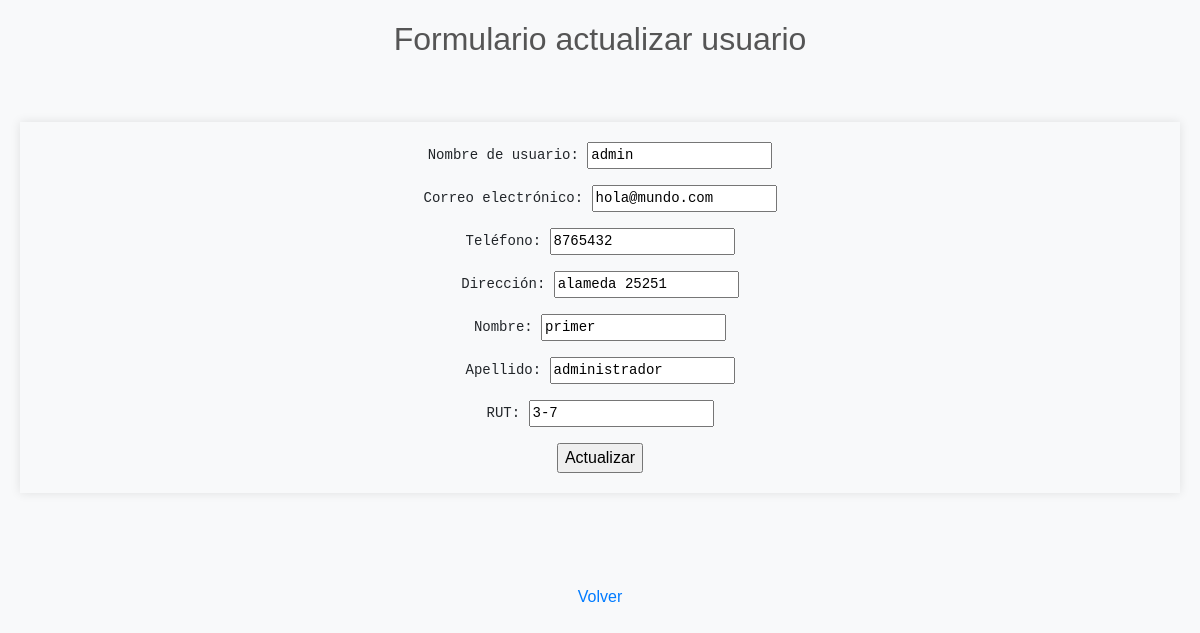
Page /processes/update_user/4/ on the committed database.
### processes/models.py (models this page shows, shortened)
class CustomUser(AbstractUser):
    is_client = models.BooleanField(default=False)
    is_admin = models.BooleanField(default=False)
    nombre = models.CharField(max_length=100, blank=True, null=True)
    apellido = models.CharField(max_length=100, blank=True, null=True)
    rut = models.CharField(max_length=20, blank=True, null=True)
    telefono = models.CharField(max_length=20, blank=True, null=True)
    direccion = models.CharField(max_length=255, blank=True, null=True)

### processes/views.py (the view)
# urls.py: path('update_user/', views.update_user, name='update_user'),
def update_user(request, user_id):
    user = get_object_or_404(CustomUser, id=user_id)
    if request.method == "POST":
        form = ActualizacionCustomUserForm(request.POST, instance=user)
        if form.is_valid():
            form.save()
            messages.success(request, "Perfil actualizado.")
            return redirect('manage_users')
        else:
            messages.error(request, "Por favor corrige los errores a continuación.")
            context = {'form': form, 'user': user}
            return render(request, 'processes/update_user.html', context)
    else:
        form = ActualizacionCustomUserForm(instance=user)
        context = {'form': form, 'user': user}
        return render(request, 'processes/update_user.html', context)

### processes/forms.py (shortened to what this page needs)
class ActualizacionCustomUserForm(forms.ModelForm):
    class Meta:
        model = CustomUser
        fields = ['username', 'email', 'telefono', 'direccion', 'nombre', 'apellido', 'rut']
    def __init__(self, *args, **kwargs):
        super().__init__(*args, **kwargs)
        self.fields['telefono'].required = False
        self.fields['direccion'].required = False
        self.fields['nombre'].required = False
        self.fields['apellido'].required = False
        self.fields['rut'].required = False

### processes/templates/processes/update_user.html (shortened to what this page needs)
<!DOCTYPE html>
<html lang="es">
<head>
    {% load static %}
    <link href="https://maxcdn.bootstrapcdn.com/bootstrap/4.5.2/css/bootstrap.min.css" rel="stylesheet">
    <link rel="stylesheet" type="text/css" href="{% static 'style.css' %}">
</head>
<body>
    <div style="text-align: center;">
        {% if user %}
            <h2>Formulario actualizar usuario</h2><br>
            <form action="{% url 'update_user' user.id %}" method="POST">
                <pre>Nombre de usuario: <input type="text" name="username" value="{{ user.username }}"></pre>
                <pre>Correo electrónico: <input type="text" name="email" value="{{ user.email }}"></pre>
                <pre>Teléfono: <input type="text" name="telefono" value="{{ user.telefono }}"></pre>
                <pre>Dirección: <input type="text" name="direccion" value="{{ user.direccion }}"></pre>
                <pre>Nombre: <input type="text" name="nombre" value="{{ user.nombre }}"></pre>
                <pre>Apellido: <input type="text" name="apellido" value="{{ user.apellido }}"></pre>
                <pre>RUT: <input type="text" name="rut" value="{{ user.rut }}"></pre>
                <input type="submit" value="Actualizar">
            </form><br>
        {% endif %}
        <br>
        <br>
        <a href="{% url 'manage_users' %}">Volver</a>
    </div>
</body>
</html>

### static/style.css (style rules this page uses)
body { font-family: Arial, sans-serif; background-color: #f8f9fa; color: #333; padding: 20px; }
h2 { margin-bottom: 20px; color: #555; }
form { padding: 20px; margin: 20px 0; box-shadow: 0 0 10px rgba(0, 0, 0, 0.1); }

### rows in the picture
CustomUser: username "admin", email "hola@mundo.com", telefono "8765432", direccion "alameda 25251", nombre "primer", apellido "administrador", rut "3-7"
